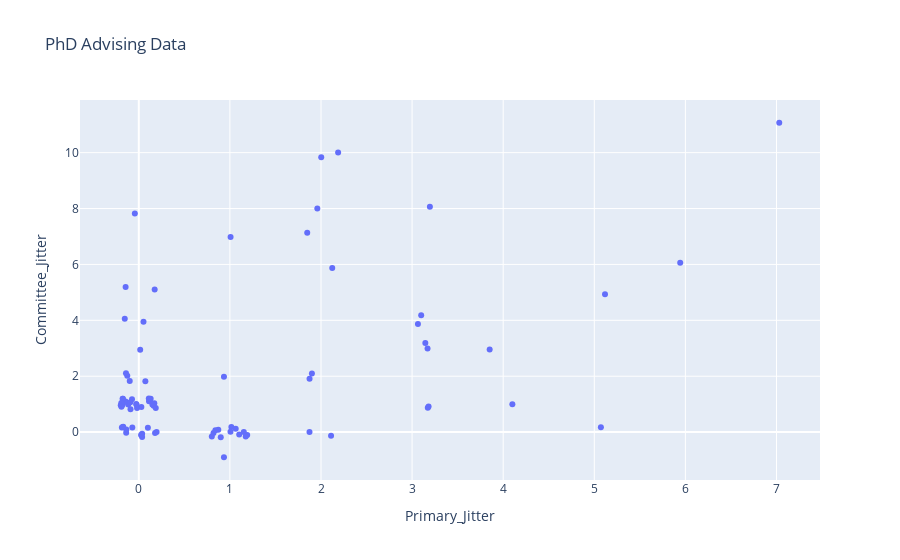

The notebook cell this image was saved under:
### Code cell
jitter_strength=0.2
df['Primary_Jitter']=df['Primary Advisees']+np.random.uniform(-jitter_strength, jitter_strength, size=len(df))
df['Committee_Jitter']=df['Committee Only']+np.random.uniform(-jitter_strength, jitter_strength, size=len(df))
fig=px.scatter(df, x='Primary_Jitter', y='Committee_Jitter', title="PhD Advising Data")
fig.show()
